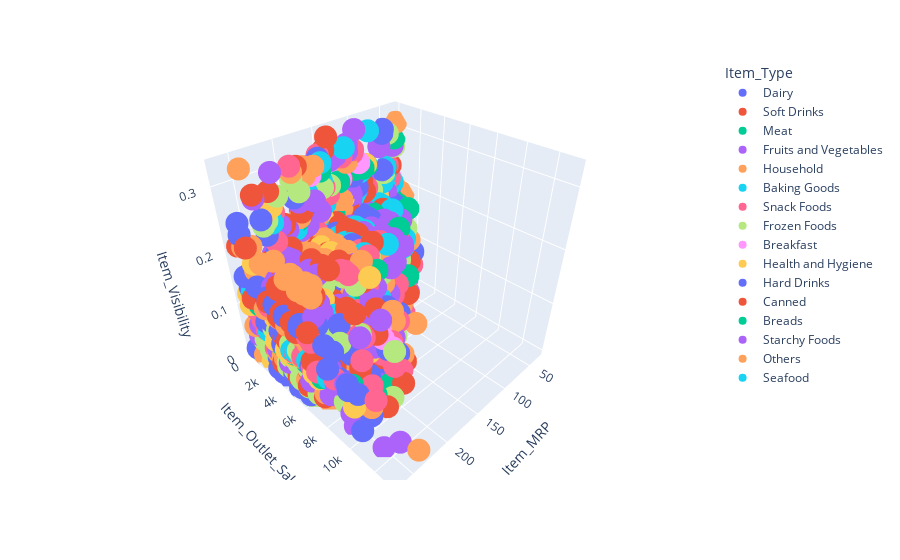

This figure's notebook cell:
### Code cell
#  gif plot of the item mrp and the item outlet sales
import plotly.express as px
fig = px.scatter_3d(df, x='Item_MRP', y='Item_Outlet_Sales', z='Item_Visibility',
                color='Item_Type')
fig.show()

### Figure 1 — Plotly figure (JSON) as saved in the notebook; plotly's stock layout.template omitted (floating-point values rounded to 4 significant figures; data arrays with more than 128 entries replaced by an {"elided": "..."} marker saying what was removed)
{"data": [{"hovertemplate": "Item_Type=Dairy<br>Item_MRP=%{x}<br>Item_Outlet_Sales=%{y}<br>Item_Visibility=%{z}<extra></extra>", "legendgroup": "Dairy", "marker": {"color": "#636efa", "symbol": "circle"}, "mode": "markers", "name": "Dairy", "scene": "scene", "showlegend": true, "type": "scatter3d", "x": {"elided": "682 float values"}, "y": {"elided": "682 float values"}, "z": {"elided": "682 float values"}}, {"hovertemplate": "Item_Type=Soft Drinks<br>Item_MRP=%{x}<br>Item_Outlet_Sales=%{y}<br>Item_Visibility=%{z}<extra></extra>", "legendgroup": "Soft Drinks", "marker": {"color": "#EF553B", "symbol": "circle"}, "mode": "markers", "name": "Soft Drinks", "scene": "scene", "showlegend": true, "type": "scatter3d", "x": {"elided": "445 float values"}, "y": {"elided": "445 float values"}, "z": {"elided": "445 float values"}}, {"hovertemplate": "Item_Type=Meat<br>Item_MRP=%{x}<br>Item_Outlet_Sales=%{y}<br>Item_Visibility=%{z}<extra></extra>", "legendgroup": "Meat", "marker": {"color": "#00cc96", "symbol": "circle"}, "mode": "markers", "name": "Meat", "scene": "scene", "showlegend": true, "type": "scatter3d", "x": {"elided": "425 float values"}, "y": {"elided": "425 float values"}, "z": {"elided": "425 float values"}}, {"hovertemplate": "Item_Type=Fruits and Vegetables<br>Item_MRP=%{x}<br>Item_Outlet_Sales=%{y}<br>Item_Visibility=%{z}<extra></extra>", "legendgroup": "Fruits and Vegetables", "marker": {"color": "#ab63fa", "symbol": "circle"}, "mode": "markers", "name": "Fruits and Vegetables", "scene": "scene", "showlegend": true, "type": "scatter3d", "x": {"elided": "1232 float values"}, "y": {"elided": "1232 float values"}, "z": {"elided": "1232 float values"}}, {"hovertemplate": "Item_Type=Household<br>Item_MRP=%{x}<br>Item_Outlet_Sales=%{y}<br>Item_Visibility=%{z}<extra></extra>", "legendgroup": "Household", "marker": {"color": "#FFA15A", "symbol": "circle"}, "mode": "markers", "name": "Household", "scene": "scene", "showlegend": true, "type": "scatter3d", "x": {"elided": "910 float values"}, "y": {"elided": "910 float values"}, "z": {"elided": "910 float values"}}, {"hovertemplate": "Item_Type=Baking Goods<br>Item_MRP=%{x}<br>Item_Outlet_Sales=%{y}<br>Item_Visibility=%{z}<extra></extra>", "legendgroup": "Baking Goods", "marker": {"color": "#19d3f3", "symbol": "circle"}, "mode": "markers", "name": "Baking Goods", "scene": "scene", "showlegend": true, "type": "scatter3d", "x": {"elided": "648 float values"}, "y": {"elided": "648 float values"}, "z": {"elided": "648 float values"}}, {"hovertemplate": "Item_Type=Snack Foods<br>Item_MRP=%{x}<br>Item_Outlet_Sales=%{y}<br>Item_Visibility=%{z}<extra></extra>", "legendgroup": "Snack Foods", "marker": {"color": "#FF6692", "symbol": "circle"}, "mode": "markers", "name": "Snack Foods", "scene": "scene", "showlegend": true, "type": "scatter3d", "x": {"elided": "1200 float values"}, "y": {"elided": "1200 float values"}, "z": {"elided": "1200 float values"}}, {"hovertemplate": "Item_Type=Frozen Foods<br>Item_MRP=%{x}<br>Item_Outlet_Sales=%{y}<br>Item_Visibility=%{z}<extra></extra>", "legendgroup": "Frozen Foods", "marker": {"color": "#B6E880", "symbol": "circle"}, "mode": "markers", "name": "Frozen Foods", "scene": "scene", "showlegend": true, "type": "scatter3d", "x": {"elided": "856 float values"}, "y": {"elided": "856 float values"}, "z": {"elided": "856 float values"}}, {"hovertemplate": "Item_Type=Breakfast<br>Item_MRP=%{x}<br>Item_Outlet_Sales=%{y}<br>Item_Visibility=%{z}<extra></extra>", "legendgroup": "Breakfast", "marker": {"color": "#FF97FF", "symbol": "circle"}, "mode": "markers", "name": "Breakfast", "scene": "scene", "showlegend": true, "type": "scatter3d", "x": [56.36, 54.36, 156.0, 99.84, 176.2, 174.1, 129.4, 104.4, 192.8, 93.18, 91.88, 102.6, 166.1, 49.7, 128.8, 166.4, 150.6, 157.7, 193.4, 232.7, 99.94, 131.4, 184.4, 234.9, 58.56, 193.3, 59.26, 168.3, 155.2, 128.1, 104.5, 130.6, 174.8, 233.8, 157.7, 232.3, 168.2, 232.2, 169.3, 129.8, 130.4, 174.1, 177.4, 98.54, 180.4, 173.8, 230.3, 130.5, 57.76, 165.4, 230.2, 55.26, 164.6, 233.9, 132.3, 40.35, 128.8, 49.3, 100.7, 162.9, 40.05, 101.1, 232.0, 232.7, 153.8, 176.9, 55.56, 133.1, 175.9, 132.9, 181.6, 55.96, 178.4, 151.8, 41.65, 229.1, 181.2, 55.86, 55.06, 102.9, 41.25, 56.76, 183.1, 128.2, 177.0, 41.75, 127.6, 98.94, 229.7, 192.0, 177.9, 101.1, 54.56, 173.9, 183.0, 232.7, 90.58, 177.6, 192.2, 127.0, 155.6, 166.6, 49.7, 167.8, 168.0, 183.3, 231.4, 231.7, 98.54, 48.9], "y": [1547.0, 718.4, 3286.0, 1910.0, 1764.0, 3867.0, 2056.0, 2871.0, 775.0, 1562.0, 275.6, 1641.0, 3618.0, 50.6, 1799.0, 1973.0, 762.3, 2190.0, 4844.0, 932.1, 201.1, 262.3, 3101.0, 4661.0, 171.8, 6006.0, 801.6, 4548.0, 782.3, 2184.0, 1846.0, 131.2, 3340.0, 2796.0, 1095.0, 2541.0, 2864.0, 1398.0, 3874.0, 1285.0, 2827.0, 2461.0, 3529.0, 402.1, 2189.0, 175.8, 1386.0, 2184.0, 1145.0, 1151.0, 693.1, 552.6, 1645.0, 233.0, 2099.0, 39.95, 1927.0, 1518.0, 1230.0, 493.4, 399.5, 1106.0, 3003.0, 6292.0, 1830.0, 352.9, 229.0, 1443.0, 529.3, 524.7, 1095.0, 386.8, 1235.0, 1372.0, 679.1, 7393.0, 4196.0, 110.5, 442.1, 3691.0, 679.1, 343.6, 6385.0, 2184.0, 176.4, 199.7, 2441.0, 1508.0, 6931.0, 4650.0, 6881.0, 1333.0, 1713.0, 4570.0, 8209.0, 3697.0, 183.8, 2637.0, 7944.0, 385.5, 469.4, 4211.0, 961.4, 336.9, 4380.0, 2007.0, 3029.0, 5314.0, 1307.0, 708.4], "z": [0.06909, 0.0692, 0.03906, 0.1529, 0.07255, 0.06037, 0.02062, 0.0951, 0.1494, 0.1311, 0.1317, 0.09455, 0.06101, 0.05787, 0.02076, 0.06141, 0.106, 0.03922, 0.08926, 0.09861, 0.1521, 0.06312, 0.06619, 0.05643, 0.06112, 0.08919, 0.06116, 0.1577, 0.03947, 0.1434, 0.09457, 0.1057, 0.06065, 0.05664, 0.03925, 0.02136, 0.1571, 0.05627, 0.1561, 0.0208, 0.143, 0.06062, 0.07251, 0.2662, 0.06638, 0.1015, 0.0215, 0.02072, 0.06142, 0.06115, 0.03578, 0, 0.06118, 0.09427, 0.06316, 0.2096, 0.02075, 0.03289, 0.09449, 0.1069, 0.1254, 0.1519, 0.02142, 0.05655, 0.06331, 0.1268, 0.1071, 0.06353, 0.07269, 0.06343, 0.1109, 0.06923, 0, 0.06368, 0.1252, 0.02127, 0.06635, 0.121, 0.06903, 0.09411, 0.1252, 0.06127, 0.06624, 0.1437, 0.1212, 0.1257, 0.1439, 0.1523, 0.02141, 0.08924, 0.07205, 0.09495, 0.06875, 0.06091, 0.06593, 0, 0.1315, 0.06101, 0.08883, 0.2506, 0.06872, 0.1571, 0.03305, 0.2746, 0.1568, 0.06625, 0.05641, 0.02137, 0.1524, 0.0331]}, {"hovertemplate": "Item_Type=Health and Hygiene<br>Item_MRP=%{x}<br>Item_Outlet_Sales=%{y}<br>Item_Visibility=%{z}<extra></extra>", "legendgroup": "Health and Hygiene", "marker": {"color": "#FECB52", "symbol": "circle"}, "mode": "markers", "name": "Health and Hygiene", "scene": "scene", "showlegend": true, "type": "scatter3d", "x": {"elided": "520 float values"}, "y": {"elided": "520 float values"}, "z": {"elided": "520 float values"}}, {"hovertemplate": "Item_Type=Hard Drinks<br>Item_MRP=%{x}<br>Item_Outlet_Sales=%{y}<br>Item_Visibility=%{z}<extra></extra>", "legendgroup": "Hard Drinks", "marker": {"color": "#636efa", "symbol": "circle"}, "mode": "markers", "name": "Hard Drinks", "scene": "scene", "showlegend": true, "type": "scatter3d", "x": {"elided": "214 float values"}, "y": {"elided": "214 float values"}, "z": {"elided": "214 float values"}}, {"hovertemplate": "Item_Type=Canned<br>Item_MRP=%{x}<br>Item_Outlet_Sales=%{y}<br>Item_Visibility=%{z}<extra></extra>", "legendgroup": "Canned", "marker": {"color": "#EF553B", "symbol": "circle"}, "mode": "markers", "name": "Canned", "scene": "scene", "showlegend": true, "type": "scatter3d", "x": {"elided": "649 float values"}, "y": {"elided": "649 float values"}, "z": {"elided": "649 float values"}}, {"hovertemplate": "Item_Type=Breads<br>Item_MRP=%{x}<br>Item_Outlet_Sales=%{y}<br>Item_Visibility=%{z}<extra></extra>", "legendgroup": "Breads", "marker": {"color": "#00cc96", "symbol": "circle"}, "mode": "markers", "name": "Breads", "scene": "scene", "showlegend": true, "type": "scatter3d", "x": {"elided": "251 float values"}, "y": {"elided": "251 float values"}, "z": {"elided": "251 float values"}}, {"hovertemplate": "Item_Type=Starchy Foods<br>Item_MRP=%{x}<br>Item_Outlet_Sales=%{y}<br>Item_Visibility=%{z}<extra></extra>", "legendgroup": "Starchy Foods", "marker": {"color": "#ab63fa", "symbol": "circle"}, "mode": "markers", "name": "Starchy Foods", "scene": "scene", "showlegend": true, "type": "scatter3d", "x": {"elided": "148 float values"}, "y": {"elided": "148 float values"}, "z": {"elided": "148 float values"}}, {"hovertemplate": "Item_Type=Others<br>Item_MRP=%{x}<br>Item_Outlet_Sales=%{y}<br>Item_Visibility=%{z}<extra></extra>", "legendgroup": "Others", "marker": {"color": "#FFA15A", "symbol": "circle"}, "mode": "markers", "name": "Others", "scene": "scene", "showlegend": true, "type": "scatter3d", "x": {"elided": "169 float values"}, "y": {"elided": "169 float values"}, "z": {"elided": "169 float values"}}, {"hovertemplate": "Item_Type=Seafood<br>Item_MRP=%{x}<br>Item_Outlet_Sales=%{y}<br>Item_Visibility=%{z}<extra></extra>", "legendgroup": "Seafood", "marker": {"color": "#19d3f3", "symbol": "circle"}, "mode": "markers", "name": "Seafood", "scene": "scene", "showlegend": true, "type": "scatter3d", "x": [170.5, 160.1, 149.6, 184.9, 33.72, 196.9, 111.6, 172.8, 111.6, 185.1, 172.3, 195.8, 158.7, 50.8, 238.2, 51.4, 52.5, 197.3, 112.2, 53.3, 173.5, 108.5, 186.6, 34.82, 107.7, 150.4, 51.9, 157.0, 35.12, 195.1, 240.3, 34.22, 157.6, 158.5, 169.8, 109.5, 159.6, 33.92, 112.3, 240.2, 171.1, 148.7, 198.8, 35.12, 111.7, 240.0, 173.7, 147.9, 196.4, 113.4, 184.4, 151.0, 34.22, 173.6, 172.1, 107.6, 184.7, 173.8, 159.5, 106.0, 196.1, 150.2, 187.8, 185.4], "y": [3436.0, 1268.0, 3745.0, 4644.0, 1281.0, 2562.0, 339.6, 2233.0, 3396.0, 5201.0, 171.8, 3547.0, 316.9, 473.4, 5033.0, 473.4, 1210.0, 6504.0, 1019.0, 736.4, 171.8, 3020.0, 185.8, 207.7, 1834.0, 3895.0, 473.4, 4595.0, 415.5, 1971.0, 2397.0, 934.8, 5705.0, 158.5, 3264.0, 1834.0, 2852.0, 830.9, 452.7, 5992.0, 3264.0, 1798.0, 4533.0, 830.9, 1585.0, 2637.0, 858.9, 2247.0, 4139.0, 2603.0, 185.8, 149.8, 173.1, 2061.0, 2748.0, 431.4, 5015.0, 4638.0, 316.9, 2049.0, 5518.0, 5992.0, 2601.0, 3715.0], "z": [0.1396, 0.03127, 0.1469, 0.02157, 0.07306, 0.05398, 0.05928, 0.1405, 0.03393, 0.02162, 0.2455, 0.05376, 0.05467, 0.05607, 0.1293, 0.05639, 0.05581, 0.05403, 0.03385, 0.05619, 0.2347, 0.02153, 0.03611, 0.07352, 0.02162, 0.1463, 0.05616, 0.03122, 0.07371, 0.05411, 0.1295, 0.07335, 0.03107, 0.05226, 0.1405, 0, 0.03129, 0.07356, 0.03405, 0.1299, 0.1402, 0.1456, 0.05433, 0.0734, 0.03383, 0, 0.141, 0.1465, 0.05402, 0.03386, 0, 0.2562, 0.1285, 0.1408, 0.1401, 0.03605, 0.02157, 0.1402, 0.0312, 0.02158, 0.05425, 0, 0.02166, 0.0217]}], "layout": {"legend": {"title": {"text": "Item_Type"}, "tracegroupgap": 0}, "margin": {"t": 60}, "scene": {"domain": {"x": [0, 1], "y": [0, 1]}, "xaxis": {"title": {"text": "Item_MRP"}}, "yaxis": {"title": {"text": "Item_Outlet_Sales"}}, "zaxis": {"title": {"text": "Item_Visibility"}}}}}
